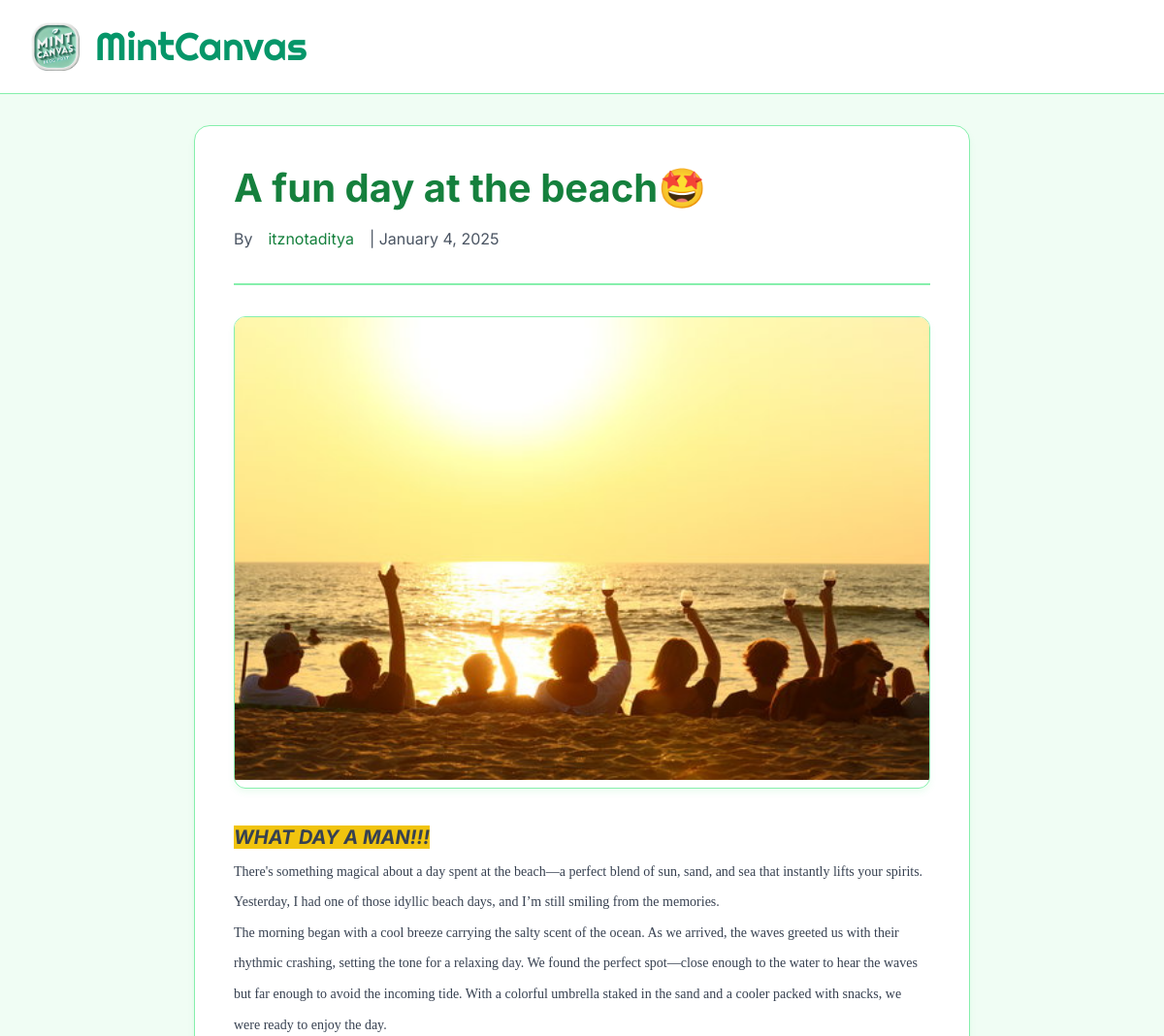
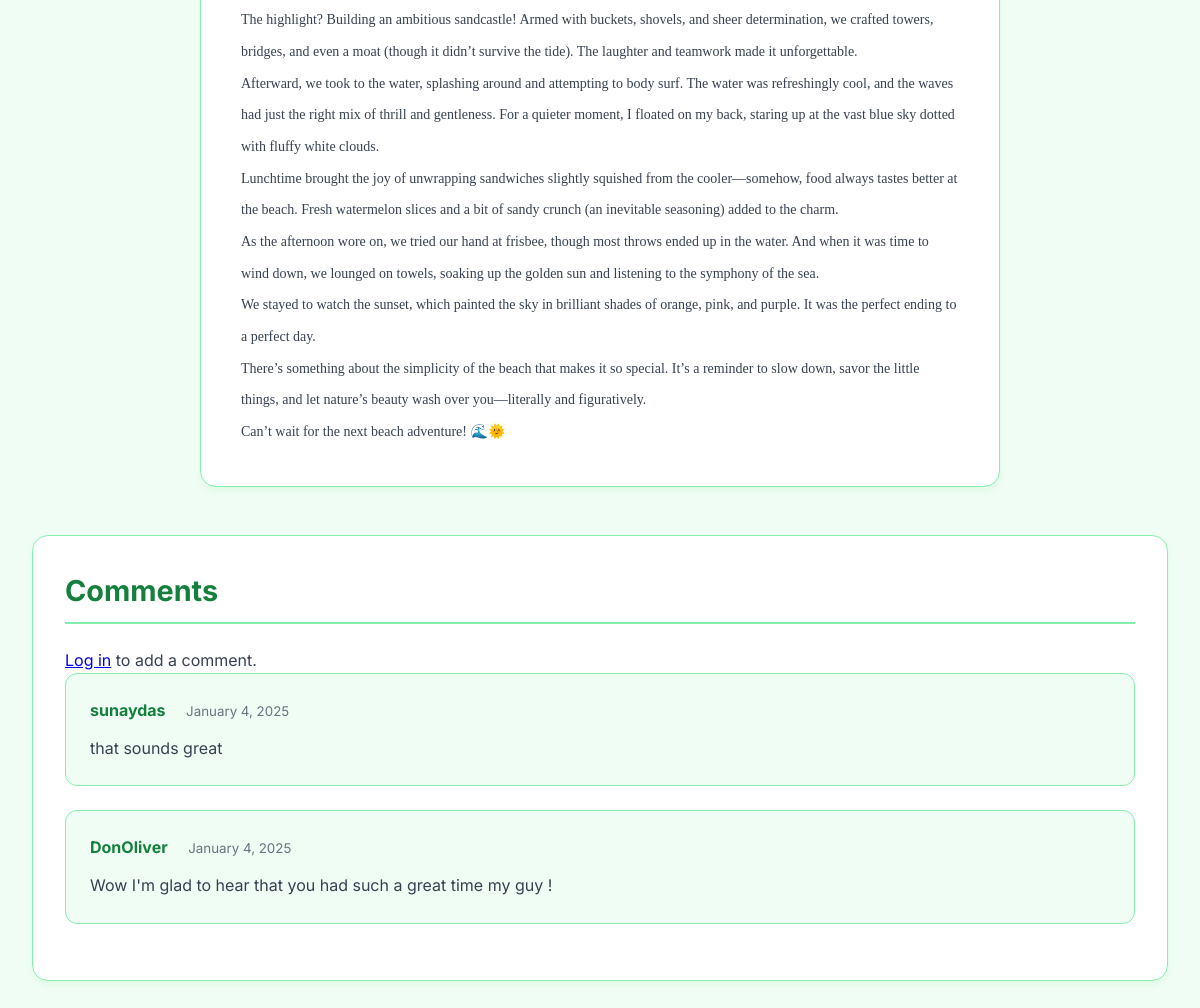
/post/a-fun-day-at-the-beach/, run on the app's committed database (2 pictures, top to bottom).
### blog/models.py (models this page shows, shortened)
class Post(models.Model):
    title = models.CharField(max_length=200)
    slug = models.SlugField(unique=True)
    content = RichTextField()
    author = models.ForeignKey(User, on_delete=models.CASCADE)
    image = models.ImageField(upload_to='blog_images/', blank=True, null=True)
    created_at = models.DateTimeField(auto_now_add=True)
    updated_at = models.DateTimeField(auto_now=True)

class Comment(models.Model):
    post = models.ForeignKey(Post, on_delete=models.CASCADE, related_name='comments')
    author = models.ForeignKey(User, on_delete=models.CASCADE)
    content = models.TextField()
    created_at = models.DateTimeField(auto_now_add=True)

### blog/views.py (the view)
# urls.py: path('post/<slug:slug>/', views.post_detail, name='post_detail'),
def post_detail(request, slug):
    post = get_object_or_404(Post, slug=slug)
    comments = post.comments.all().order_by('-created_at')
    if request.method == 'POST':
        comment_form = CommentForm(request.POST)
        if comment_form.is_valid() and request.user.is_authenticated:
            comment = comment_form.save(commit=False)
            comment.post = post
            comment.author = request.user
            comment.save()
            return redirect('post_detail', slug=slug)
    else:
        comment_form = CommentForm()
    return render(request, 'post_detail.html', {
        'post': post,
        'comments': comments,
        'comment_form': comment_form
    })

### templates/post_detail.html (shortened to what this page needs)
{% extends 'base.html' %}
{% block content %}
<article class="post-detail">
    <header class="post-header">
        <h1 class="post-title">{{ post.title }}</h1>
        <div class="post-meta">
            {% if user != post.author %}
            By<a href="{% url 'profile_view' username=post.author.username %}">{{post.author.username}}</a> | {{ post.created_at|date:"F j, Y" }}
            {% else %}
                By {{ post.author.username }} | {{ post.created_at|date:"F j, Y" }}
            {% endif %}
        </div>
    </header>
    {% if post.image %}
    <div class="post-image-container">
        <img src="{{ post.image.url }}" alt="{{ post.title }}" class="post-image">
    </div>
    {% endif %}
    <div class="post-content">
        {{ post.content|safe }}
    </div>
</article>
<section class="comments-section">
    <h2>Comments</h2>
    {% if user.is_authenticated %}
    <form method="post" class="comment-form">
        {% csrf_token %}
        {{ comment_form.as_p }}
        <button type="submit" class="btn">Add Comment</button>
    </form>
    {% else %}
    <p><a href="{% url 'login' %}">Log in</a> to add a comment.</p>
    {% endif %}
    {% for comment in comments %}
    <div class="comment">
        <strong>{{ comment.author.username }}</strong>
        <small>{{ comment.created_at|date:"F j, Y" }}</small>
        <p>{{ comment.content }}</p>
    </div>
    {% empty %}
    <p>No comments yet.</p>
    {% endfor %}
</section>
{% endblock %}

### templates/base.html (style rules this page uses)
:root { --primary-color: #4ade80; --primary-dark: #22c55e; --secondary-color: #059669; --text-color: #374151; --light-mint: #f0fdf4; --mint-hover: #dcfce7; --border-color: #86efac; --border-radius: 8px; --transition: all 0.3s ease; }
* { box-sizing: border-box; margin: 0; padding: 0; }
body { margin: 0; padding: 0; font-family: 'Inter', -apple-system, BlinkMacSystemFont, sans-serif; background-color: var(--light-mint); color: var(--text-color); line-height: 1.6; }

### templates/post_detail.html (style rules this page uses)
body { background-color: #f0fdf4; }
.post-detail { max-width: 800px; margin: 2rem auto; background: white; border-radius: 16px; padding: 2.5rem; box-shadow: 0 4px 6px rgba(74, 222, 128, 0.1); border: 1px solid #86efac; }
.post-header { margin-bottom: 2rem; border-bottom: 2px solid #86efac; padding-bottom: 1rem; }
.post-title { color: #15803d; margin-bottom: 1rem; font-size: 2.5rem; line-height: 1.2; }
.post-meta { color: #4b5563; font-size: 1rem; margin-bottom: 1rem; display: flex; align-items: center; flex-wrap: wrap; gap: 1rem; }
.post-meta a { color: #15803d; text-decoration: none; transition: color 0.3s ease; }
.post-image-container { position: relative; width: 100%; max-height: 500px; margin: 2rem auto; overflow: hidden; border-radius: 12px; box-shadow: 0 4px 6px rgba(74, 222, 128, 0.1); border: 1px solid #86efac; }
.post-image { width: 100%; height: 100%; max-height: 500px; object-fit: contain; background-color: #f8fafc; }
.post-content { line-height: 1.8; color: #374151; font-size: 1.1rem; }
.comments-section { margin-top: 3rem; background: white; border-radius: 16px; padding: 2rem; box-shadow: 0 4px 6px rgba(74, 222, 128, 0.1); border: 1px solid #86efac; }
.comments-section h2 { color: #15803d; margin-bottom: 1.5rem; font-size: 1.8rem; border-bottom: 2px solid #86efac; padding-bottom: 0.5rem; }
.comment { background: #f0fdf4; padding: 1.5rem; border-radius: 12px; margin-bottom: 1.5rem; border: 1px solid #86efac; }
.comment strong { color: #15803d; margin-right: 1rem; }
.comment small { color: #6b7280; }
.comment p { margin-top: 0.75rem; color: #374151; }

### data on the page
Post: title "A fun day at the beach🤩", author.username "itznotaditya", created_at "January 4, 2025", image (picture), content "WHAT DAY A MAN!!! There's something magical about a day spent at the beach—a perfect blend of sun, sand, and sea that instantly lifts your spirits. Yesterday, I had one of those idyllic beach days, and I’m still smiling from the memories. The morning began with a cool breeze carrying the salty scent of the ocean. As we arrived, the waves greeted us with their rhythmic crashing, setting the tone for a relaxing day. We found the perfect spot—close enough to the water to hear the waves but far enough to avoid the incoming tide. With a colorful umbrella staked in the sand and a cooler packed with snacks, we were ready to enjoy the day. The highlight? Building an ambitious sandcastle! Armed with…"
Comment: author.username "sunaydas", created_at "January 4, 2025", content "that sounds great"
Comment: author.username "DonOliver", created_at "January 4, 2025", content "Wow I'm glad to hear that you had such a great time my guy !"
